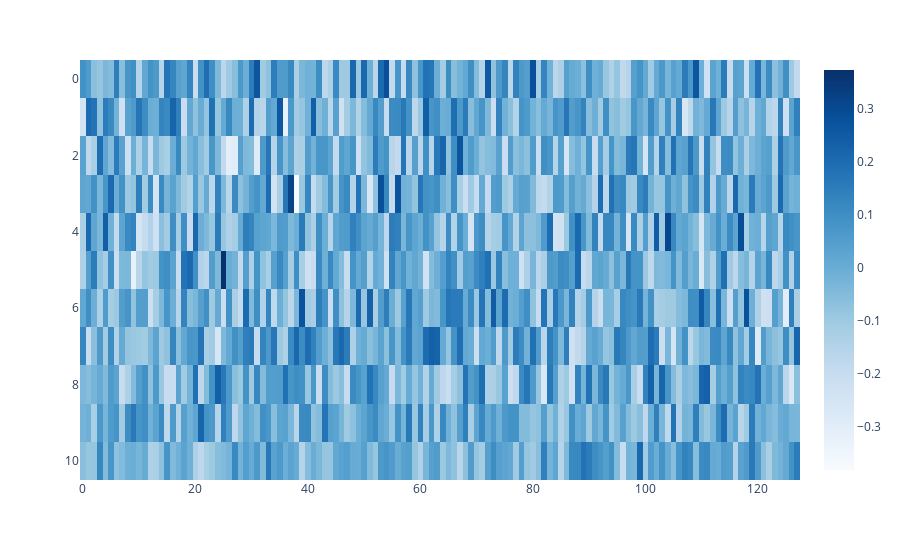

Notebook code for this chart:
### Code cell
plot.imshow(model.W_E)

### Figure 1 — Plotly figure (JSON) as saved in the notebook; plotly's stock layout.template omitted (floating-point values rounded to 4 significant figures; data arrays with more than 128 entries replaced by an {"elided": "..."} marker saying what was removed)
{"data": [{"coloraxis": "coloraxis", "hovertemplate": "x: %{x}<br>y: %{y}<br>color: %{z}<extra></extra>", "name": "0", "type": "heatmap", "xaxis": "x", "yaxis": "y", "z": {"elided": "11x128 float values"}}], "layout": {"coloraxis": {"colorscale": [[0, "rgb(247,251,255)"], [0.125, "rgb(222,235,247)"], [0.25, "rgb(198,219,239)"], [0.375, "rgb(158,202,225)"], [0.5, "rgb(107,174,214)"], [0.625, "rgb(66,146,198)"], [0.75, "rgb(33,113,181)"], [0.875, "rgb(8,81,156)"], [1, "rgb(8,48,107)"]]}, "margin": {"t": 60}, "xaxis": {"anchor": "y", "domain": [0, 1]}, "yaxis": {"anchor": "x", "autorange": "reversed", "domain": [0, 1]}}}
